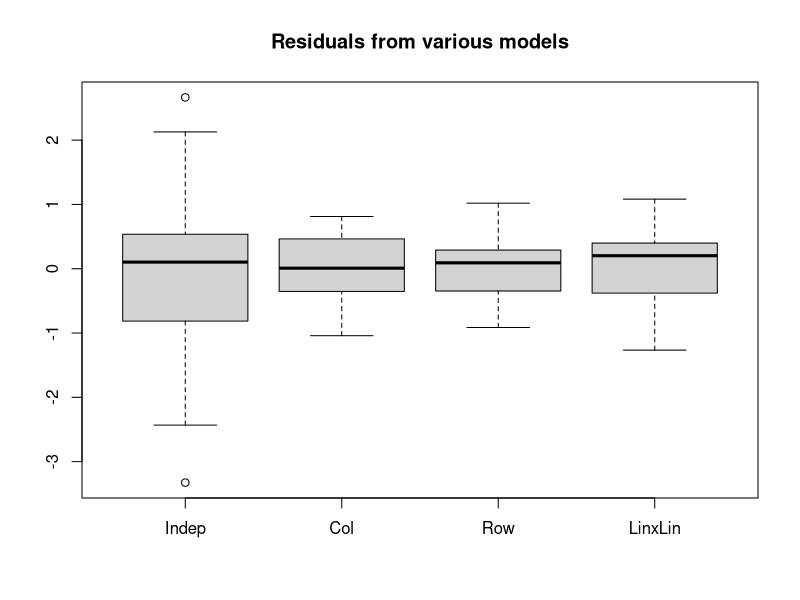

Here is the R script that generated this plot:
library(vcdExtra)


### Name: glmlist
### Title: Create a Model List Object
### Aliases: glmlist loglmlist coef.glmlist
### Keywords: utilities models

### ** Examples

data(Mental)
indep <- glm(Freq ~ mental+ses,
                family = poisson, data = Mental)
Cscore <- as.numeric(Mental$ses)
Rscore <- as.numeric(Mental$mental)

coleff <- glm(Freq ~ mental + ses + Rscore:ses,
                family = poisson, data = Mental)
roweff <- glm(Freq ~ mental + ses + mental:Cscore,
                family = poisson, data = Mental)
linlin <- glm(Freq ~ mental + ses + Rscore:Cscore,
                family = poisson, data = Mental)
                
# use object names
mods <- glmlist(indep, coleff, roweff, linlin)
names(mods)

# assign new names
mods <- glmlist(Indep=indep, Col=coleff, Row=roweff, LinxLin=linlin)
names(mods)

LRstats(mods)

coef(mods, result='data.frame')

#extract model components
unlist(lapply(mods, deviance))

res <- lapply(mods, residuals)
boxplot(as.data.frame(res), main="Residuals from various models")
